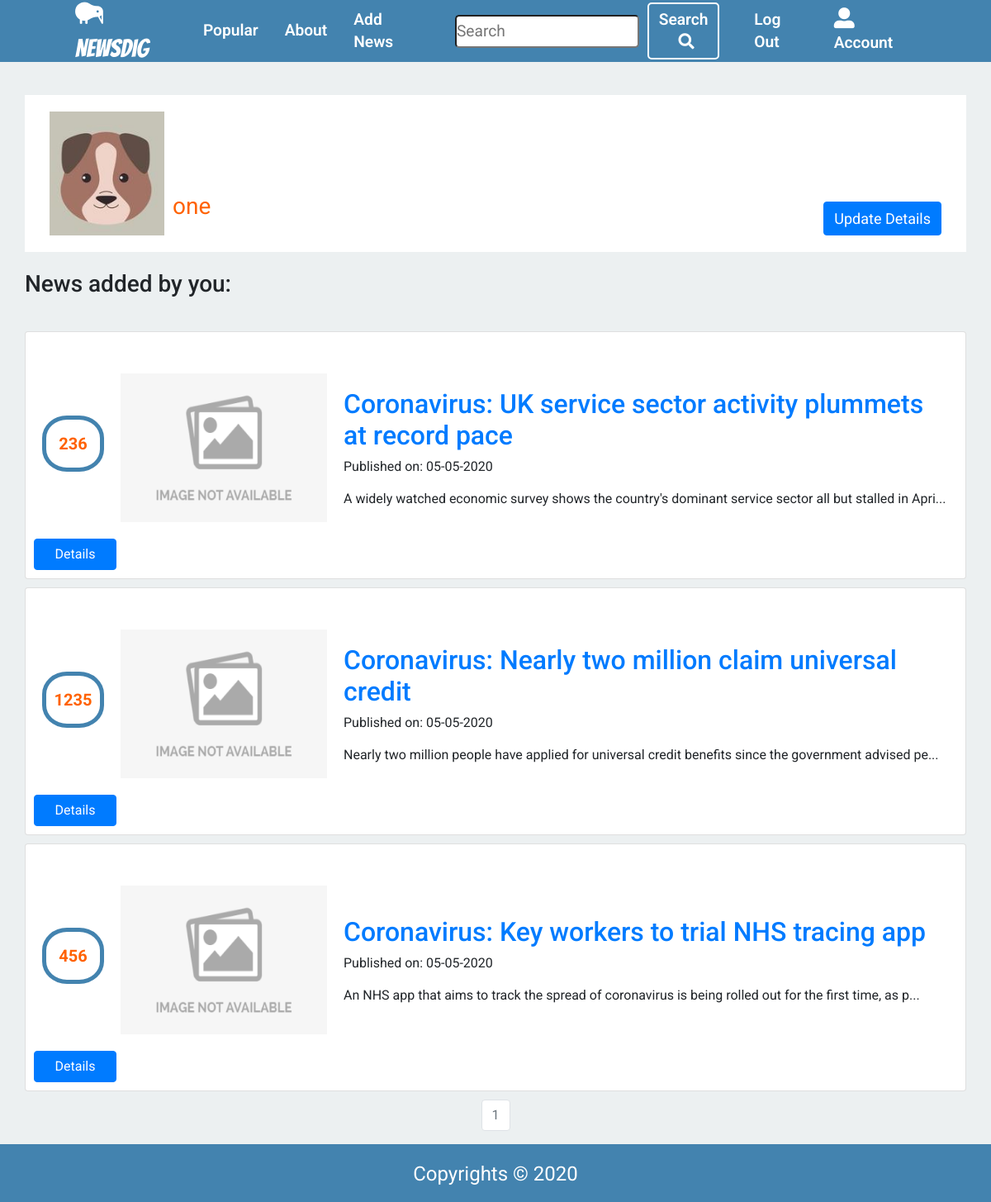
Page /account (signed in) on the earlier database version.
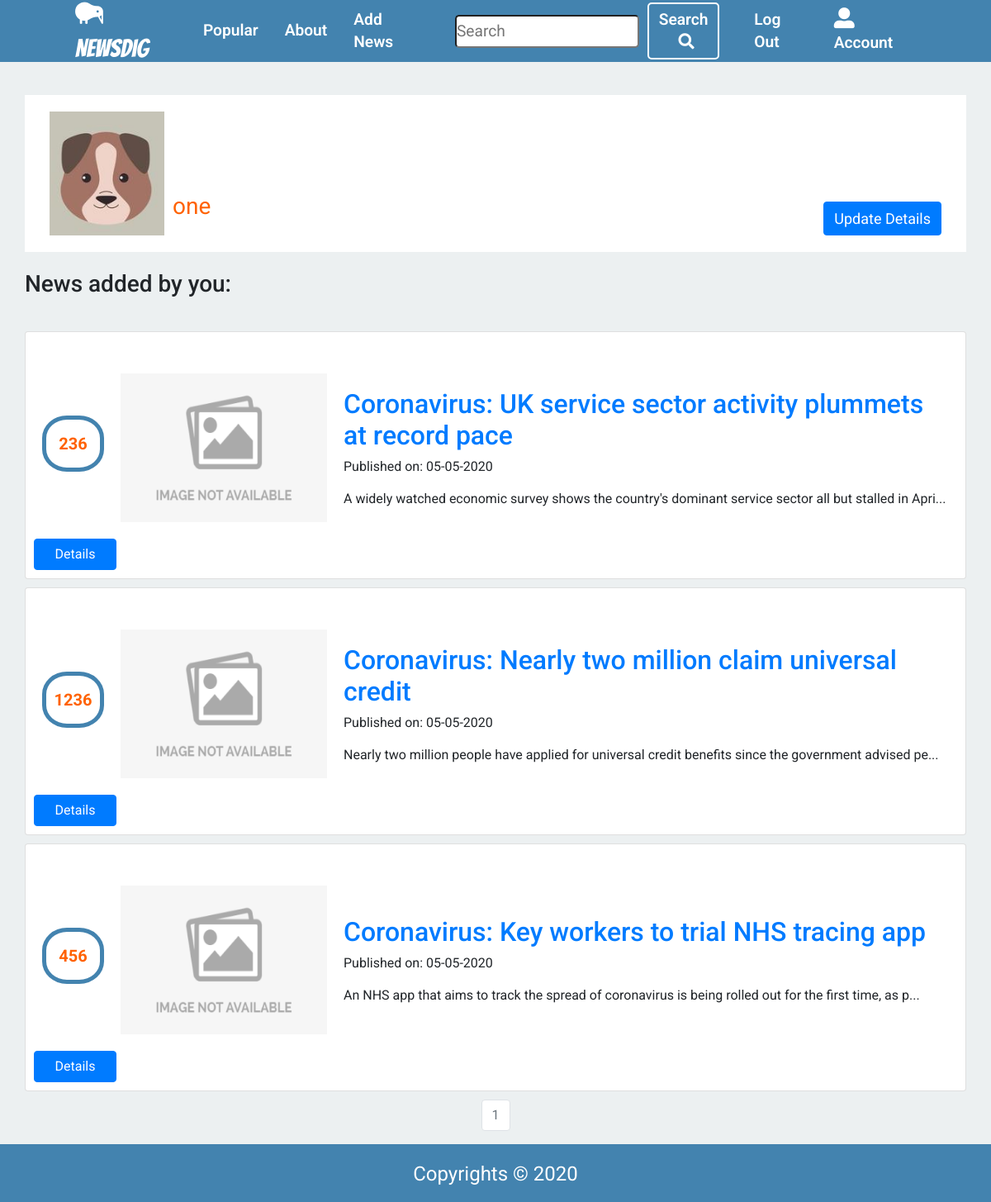
Same page on the later database version.
### news/models.py (models this page shows, shortened)
class User(db.Model, UserMixin):
    __tablename__ = 'users'
    id = db.Column(db.Integer, primary_key=True)
    profile_image = db.Column(
        db.String(20), nullable=False, default='default_profile.png')
    email = db.Column(db.String(64), unique=True, index=True)
    username = db.Column(db.String(64), unique=True, index=True)
    password_hash = db.Column(db.String(128))
    news_group = db.relationship('News', backref='author', lazy=True)

class News(db.Model):
    __tablename__ = 'news'
    users = db.relationship(User)
    comments = db.relationship(
        'Comment', backref='news', lazy=True, cascade="all,delete")
    users_likes = db.relationship(
        'Likes', backref='news', lazy=True, cascade="all,delete")
    id = db.Column(db.Integer, primary_key=True)
    user_id = db.Column(db.Integer, db.ForeignKey('users.id'), nullable=False)
    picture_link = db.Column(db.String(), nullable=False)
    link = db.Column(db.String(), nullable=False)
    date = db.Column(db.DateTime, nullable=False, default=datetime.utcnow)
    title = db.Column(db.String(140), nullable=False)
    text = db.Column(db.Text, nullable=False)
    likes = db.Column(db.Integer, nullable=False, default=0)

### news/users/views.py (the view)
@users.route("/account", methods=['GET', 'POST'])
@login_required
def account():
    form = UpdateUserForm()
    page = request.args.get('page', 1, type=int)
    user_news = News.query.filter(
        News.user_id == current_user.id).order_by(
        News.date.desc()).paginate(page=page, per_page=5)
    if form.validate_on_submit():
        if form.picture.data:
            username = current_user.username
            pic = add_profile_pic(form.picture.data, username)
            current_user.profile_image = pic
        elif form.check_email(form.email) == False:
            return redirect(url_for('users.account'))
        elif form.check_username(form.username) == False:
            return redirect(url_for('users.account'))
        current_user.username = form.username.data
        current_user.email = form.email.data
        db.session.commit()
        flash('User Account Updated')
        return redirect(url_for('users.account'))
    elif request.method == 'GET':
        form.username.data = current_user.username
        form.email.data = current_user.email
    profile_image = url_for(
        'static', filename='profile_pics/' + current_user.profile_image)
    return render_template('account.html', profile_image=profile_image, form=form, user_news=user_news)

### news/users/forms.py (shortened to what this page needs)
class UpdateUserForm(FlaskForm):
    email = StringField('Email', validators=[DataRequired(), Email()])
    username = StringField('Username', validators=[DataRequired()])
    picture = FileField('Update Profile Picture', validators=[
                        FileAllowed(['jpg', 'png'])])
    submit = SubmitField('Update')

### news/models.py (called while the page is built)
@login_manager.user_loader
def load_user(user_id):
    return User.query.get(user_id)

### news/templates/account.html (shortened to what this page needs)
{% extends "base.html" %}
{% block content %}
<div class="container">
  <div class="user_info">
    <div>
      <img src="{{ url_for('static', filename='profile_pics/' + current_user.profile_image) }}">
      <p>{{ current_user.username }}</p>
    </div>
    <div>
      <a id="update_user" href="#" class="btn btn-primary">Update Details</a>
    </div>
  </div>
  <br>
  <h3>News added by you:</h3>
  <br>
  {% if not user_news.items %}
  <h4>No news yet!</h4>
  {% else %}
  {% for news in user_news.items %}
  <div class="card">
    <div class="card-body">
      <div class='likes'>
        <div class="news_counter">{{news.likes}}</div>
      </div>
      <div class="miniature">
        {% if news.picture_link%}
        <img class="miniature_img" src="{{news.picture_link}}" alt="miniature">
        {% else %}
        <img src="{{ url_for('static', filename='default.jpeg') }}">
        {% endif %}
      </div>
      <div class="news_info">
        <h2><a class="card-title" href="  {{ url_for('news_group.news_view', news_id=news.id) }}">{{ news.title }}</a>
        </h2>
        <p>Published on: {{ news.date.strftime('%d-%m-%Y') }}</p>
        <p class="card-text">{{ news.text[:100] }}...</p>
      </div>
    </div>
    <div class="controls">
      <div>
        <a href="{{ url_for('news_group.news_view', news_id=news.id) }}" class="details_btn btn btn-primary">Details</a>
      </div>
    </div>
  </div>
  {% endfor %}
  {% endif %}
</div>
<nav aria-label="Page navigation example">
  <ul class="pagination ">
    {% for page_num in user_news.iter_pages(left_edge=1, right_edge=1, left_current=1, right_current=2) %}
    {% if user_news.page == page_num %}
    <li class="page-item disabled">
      <a class="page-link" href="{{ url_for('users.account', page=page_num) }}">{{ page_num }}</a></li>
    {% else %}
    <li class="page-item"><a class="page-link" href="{{ url_for('users.account', page=page_num) }}">{{ page_num }}</a>
    </li>
    {% endif %}
    {% endfor %}
</nav>
{% endblock content %}

### news/templates/base.html (shortened to what this page needs)
<!DOCTYPE html>
<html lang="en">
<head>
  <link rel="stylesheet" href="https://maxcdn.bootstrapcdn.com/bootstrap/4.0.0/css/bootstrap.min.css"
 />
  <link rel="stylesheet" href="https://cdnjs.cloudflare.com/ajax/libs/font-awesome/5.12.1/css/all.min.css"
 />
  <link href="{{ url_for('static', filename='css/main.css')}}" rel="stylesheet" />
</head>
<body>
  <nav id="navbar">
    <ul>
      <div class="nav-link">
        <a id="home" href="{{url_for('core.index')}}"><i class="fas fa-kiwi-bird"></i>NewsDig</a>
      </div>
      <li class="nav-link">
        <a href="{{url_for('core.popular')}}">Popular</a>
      </li>
      <li class="nav-link">
        <a href="{{url_for('core.info')}}">About</a>
      </li>
      <li class="nav-link">
        <a href="{{url_for('news_group.create_news')}}">Add News</a>
      </li>
    </ul>
    <ul>
      <div class="nav-link">
        <form id="search_form" action="{{ url_for('news_group.search') }}">
          <div>
            <input type="text" id="search_word" name="search_word" placeholder="Search" required />
          </div>
          <button type="submit" id="button-addon2">
            Search<i class="fas fa-search"></i>
          </button>
        </form>
      </div>
      {% if current_user.is_authenticated %}
      <li class="nav-link">
        <a href="{{url_for('users.logout')}}">Log Out</a>
      </li>
      <li class="nav-link">
        <a href="{{url_for('users.account')}}"><i class="fas fa-user-alt"></i>Account
        </a>
      </li>
      {% endif %}
    </ul>
  </nav>
  <div class="container">
    {% block content %} {% endblock %}
  </div>
  <footer>
    <p>Copyrights &copy; 2020 </p>
  </footer>
</body>
</html>

### news/static/css/main.css (style rules this page uses)
* { box-sizing: border-box; margin: 0; padding: 0; }
html { height: 100%; }
body { font-family: 'Roboto', sans-serif; line-height: 1.4; background-color: #ecf0f1; min-height: 100%; display: flex; flex-direction: column; }
.container { max-width: 1300px; margin-top: 20px; }
.pagination { margin-top: 10px; justify-content: center; }
#navbar { display: flex; background: #4383af; color: #fff; justify-content: space-between; align-items: center; font-size: 1.2rem; height: 75px; padding: 0 75px; }
#navbar ul { display: flex; justify-content: space-between; align-items: center; list-style: none; padding-bottom: 0; margin-bottom: 0; }
#navbar ul #home { font-size: 30px; font-family: 'Bangers', cursive; text-decoration: none; color: #fff; }
#navbar ul #search_form { display: flex; padding: 10px; align-items: center; }
#navbar ul #search_form input { border-radius: 5px; height: 40px; }
#navbar ul #search_form button { margin-left: 10px; background: #4383af; color: #fff; font-weight: 600; border: 2px solid #fff; padding: 6px; border-radius: 5px; cursor: pointer; }
#navbar ul #search_form button .fa-search { margin-left: 7px; }
#navbar ul .fa-kiwi-bird { padding-right: 10px; font-size: 30px; }
#navbar ul li a { text-decoration: none; color: inherit; font-weight: 600; }
#navbar ul li .fa-user-alt { margin-right: 7px; font-size: 25px; }
.card { width: 100%; margin-top: 10px; }
.card .card-body { margin-top: 30px; align-items: center; display: flex; }
.card .card-body .likes { display: flex; flex-direction: column; margin-right: 20px; }
.card .card-body .likes .news_counter { text-align: center; width: 75px; align-self: center; border: 5px solid #4383af; padding: 15px 5px; border-radius: 40%; font-size: 20px; font-weight: 700; color: #ff6200; margin-bottom: 10px; }
.card .card-body .miniature { margin-right: 20px; }
.card .card-body .miniature img { width: 250px; height: 180px; }
.card .details_btn { margin-bottom: 10px; margin-right: 10px; width: 100px; align-self: flex-end; }
.user_info { display: flex; background: #fff; padding: 20px; justify-content: space-between; }
.user_info div { display: flex; margin-right: 10px; }
.user_info div #update_user { font-size: large; align-self: flex-end; }
.user_info img { margin-left: 10px; }
.user_info p { align-self: flex-end; margin-left: 10px; font-size: 28px; color: #ff6200; }
.controls { display: flex; justify-content: space-between; padding: 0 10px; }
footer { margin-top: auto; width: 100%; background-color: #4383af; }
footer p { text-align: center; color: #fff; padding-top: 20px; font-size: 24px; }

Differences in the rows shown:
changed News "Coronavirus: Nearly two million claim universal credit": likes "1235" → "1236"
